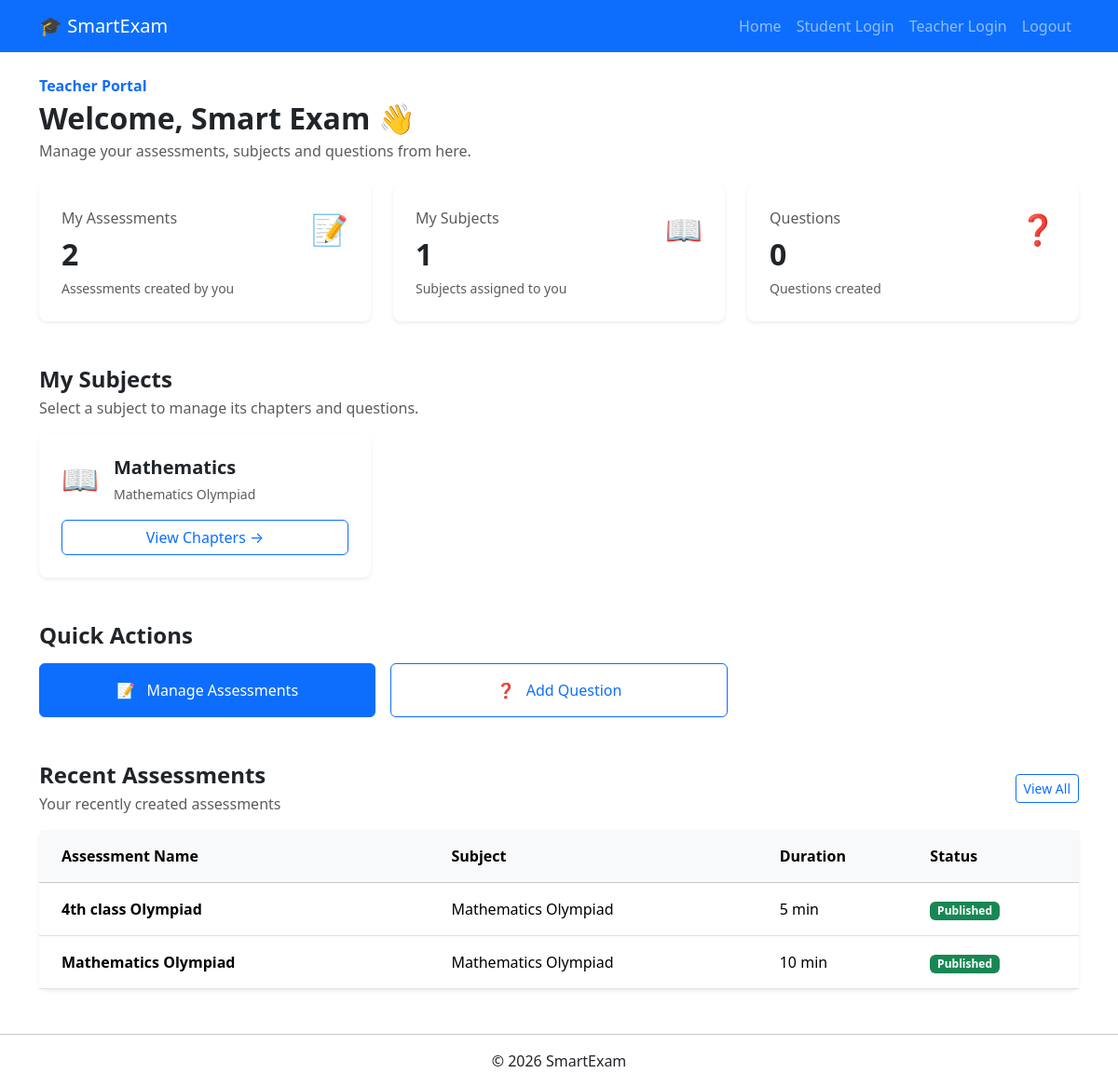
Page /teacher/ (signed in) on the committed database.
### accounts/models.py (models this page shows, shortened)
class User(AbstractUser):
    id = models.UUIDField(primary_key=True, default=uuid.uuid4, editable=False)
    username = None
    email = models.EmailField(
        unique=True,
        blank=True,
        null=True,
    )
    mobile_number = models.CharField(max_length=15, unique=True)
    mobile_verified = models.BooleanField(default=False)
    user_type = models.CharField(
        max_length=20,
        choices=UserType.choices,
        default=UserType.STUDENT,
    )
    institute = models.ForeignKey(
        "subjects.Institute",
        on_delete=models.PROTECT,
        related_name="users",
        blank=True,
        null=True,
    )
    created_at = models.DateTimeField(auto_now_add=True)
    updated_at = models.DateTimeField(auto_now=True)
    USERNAME_FIELD = "email"
    REQUIRED_FIELDS = ["first_name", "mobile_number"]
    objects = UserManager()

### subjects/models.py (models this page shows, shortened)
class TeacherAssignment(BaseModel):
    teacher = models.ForeignKey(
        settings.AUTH_USER_MODEL,
        on_delete=models.PROTECT,
        related_name="teacher_assignments",
    )
    subject = models.ForeignKey(
        Subject,
        on_delete=models.PROTECT,
        related_name="teacher_assignments",
        blank=True,
        null=True,
    )
    chapter = models.ForeignKey(
        Chapter,
        on_delete=models.PROTECT,
        related_name="teacher_assignments",
        blank=True,
        null=True,
    )
    class Meta:
        constraints = [
            models.CheckConstraint(
                condition=(
                    models.Q(subject__isnull=False)
                    & models.Q(chapter__isnull=True)
                )
                | (
                    models.Q(subject__isnull=True)
                    & models.Q(chapter__isnull=False)
                ),
                name="teacher_assignment_subject_or_chapter",
            ),
            models.UniqueConstraint(
                fields=["teacher", "subject"],
                condition=models.Q(subject__isnull=False),
                name="unique_teacher_subject_assignment",
            ),
            models.UniqueConstraint(
                fields=["teacher", "chapter"],
                condition=models.Q(chapter__isnull=False),
                name="unique_teacher_chapter_assignment",
            ),
        ]

class Subject(BaseModel):
    program = models.ForeignKey(
        Program,
        on_delete=models.PROTECT,
        related_name="subjects",
    )
    name = models.CharField(
        max_length=100,
    )
    description = models.TextField(
        blank=True,
    )
    class Meta:
        ordering = ["name"]
        constraints = [
            models.UniqueConstraint(
                fields=["program", "name"],
                name="unique_subject_per_program",
            )
        ]
        verbose_name = "Subject"
        verbose_name_plural = "Subjects"

class Program(BaseModel):
    class ProgramAccess(models.TextChoices):
        PUBLIC = "PUBLIC", "Public"
        INSTITUTE = "INSTITUTE", "Institute"
        PRIVATE = "PRIVATE", "Private"
    institute = models.ForeignKey(
        Institute,
        on_delete=models.PROTECT,
        related_name="programs",
        blank=True,
        null=True,
    )
    name = models.CharField(
        max_length=200,
    )
    description = models.TextField(
        blank=True,
    )
    access = models.CharField(
        max_length=20,
        choices=ProgramAccess.choices,
        default=ProgramAccess.INSTITUTE,
    )
    class Meta:
        ordering = ["name"]
        constraints = [
            models.UniqueConstraint(
                fields=["institute", "name"],
                name="unique_program_per_institute",
            )
        ]
        verbose_name = "Program"
        verbose_name_plural = "Programs"

### assessment/models.py (models this page shows, shortened)
class Assessment(BaseModel):
    program = models.ForeignKey(
        "subjects.Program",
        on_delete=models.PROTECT,
        related_name="assessments",
        null=True,
        blank=True,
    )
    name = models.CharField(
        max_length=100,
        db_index=True,
    )
    description = models.TextField(
        blank=True,
    )
    duration_minutes = models.PositiveIntegerField()
    status = models.CharField(
        max_length=20,
        choices=AssessmentStatus.choices,
        default=AssessmentStatus.DRAFT,
    )
    created_by = models.ForeignKey(
        settings.AUTH_USER_MODEL,
        on_delete=models.PROTECT,
        related_name="created_assessments",
    )
    class Meta:
        ordering = [
            "program",
            "name",
        ]
        constraints = [
            models.UniqueConstraint(
                fields=[
                    "created_by",
                    "program",
                    "name",
                ],
                name="unique_assessment_name_per_teacher_per_program",
            )
        ]

### accounts/views.py (the view)
def teacher_dashboard(request):
    if not request.user.is_authenticated:
        return redirect("teacher_login")
    if request.user.user_type != UserType.TEACHER:
        return redirect("admin:index")
    assignments = (
        request.user.teacher_assignments
        .filter(
            is_active=True,
            subject__is_active=True,
        )
        .select_related(
            "subject",
            "subject__program",
            "subject__program__institute",
        )
    )
    assessment_count = Assessment.objects.filter(
        created_by=request.user,
    ).count()
    recent_assessments = (
        Assessment.objects
        .filter(
            created_by=request.user,
        )
        .select_related(
            "program",
            "program__institute",
        )
        .order_by(
            "-created_at",
        )[:5]
    )
    return render(
        request,
        "accounts/teacher_dashboard.html",
        {
            "assignments": assignments,
            "assessment_count": assessment_count,
            "recent_assessments": recent_assessments,
        },
    )

### templates/accounts/teacher_dashboard.html (shortened to what this page needs)
{% extends "base.html" %}
{% block content %}
<div class="d-flex justify-content-between align-items-center mb-4">
    <div>
        <p class="text-primary fw-semibold mb-1">
            Teacher Portal
        </p>
        <h2 class="fw-bold mb-1">
            Welcome, {{ request.user.first_name }} 👋
        </h2>
        <p class="text-muted mb-0">
            Manage your assessments, subjects and questions from here.
        </p>
    </div>
</div>
<div class="row g-4 mb-5">
    <div class="col-md-4">
        <div class="card border-0 shadow-sm rounded-3 h-100">
            <div class="card-body p-4">
                <div class="d-flex justify-content-between align-items-start">
                    <div>
                        <p class="text-muted mb-2">
                            My Assessments
                        </p>
                        <h2 class="fw-bold mb-1">
                            {{ assessment_count }}
                        </h2>
                        <small class="text-muted">
                            Assessments created by you
                        </small>
                    </div>
                    <div class="fs-2">
                        📝
                    </div>
                </div>
            </div>
        </div>
    </div>
    <div class="col-md-4">
        <div class="card border-0 shadow-sm rounded-3 h-100">
            <div class="card-body p-4">
                <div class="d-flex justify-content-between align-items-start">
                    <div>
                        <p class="text-muted mb-2">
                            My Subjects
                        </p>
                        <h2 class="fw-bold mb-1">
                            {{ assignments|length }}
                        </h2>
                        <small class="text-muted">
                            Subjects assigned to you
                        </small>
                    </div>
                    <div class="fs-2">
                        📖
                    </div>
                </div>
            </div>
        </div>
    </div>
    <div class="col-md-4">
        <div class="card border-0 shadow-sm rounded-3 h-100">
            <div class="card-body p-4">
                <div class="d-flex justify-content-between align-items-start">
                    <div>
                        <p class="text-muted mb-2">
                            Questions
                        </p>
                        <h2 class="fw-bold mb-1">
                            0
                        </h2>
                        <small class="text-muted">
                            Questions created
                        </small>
                    </div>
                    <div class="fs-2">
                        ❓
                    </div>
                </div>
            </div>
        </div>
    </div>
</div>
<div class="mb-5">
    <div class="mb-3">
        <h4 class="fw-bold mb-1">
            My Subjects
        </h4>
        <p class="text-muted mb-0">
            Select a subject to manage its chapters and questions.
        </p>
    </div>
    <div class="row g-4">
        {% for assignment in assignments %}
            <div class="col-md-6 col-lg-4">
                <div class="card border-0 shadow-sm rounded-3 h-100">
                    <div class="card-body p-4">
                        <div class="d-flex align-items-start mb-3">
                            <div class="fs-2 me-3">
                                📖
                            </div>
                            <div>
                                <h5 class="fw-bold mb-1">
                                        {{ assignment.subject.name }}
                                </h5>
                                <small class="text-muted">
                                    {{ assignment.subject.program.name }}
                                </small>
                            </div>
                        </div>
                        <a
                            href="{% url 'teacher_subject_chapters' assignment.subject.id %}"
                            class="btn btn-outline-primary w-100"
                        >
                            View Chapters →
                        </a>
                    </div>
                </div>
            </div>
        {% endfor %}
    </div>
</div>
<div class="mb-5">
    <h4 class="fw-bold mb-3">
        Quick Actions
    </h4>
    <div class="row g-3">
        <div class="col-md-4">
                <a
                    href="{% url 'teacher_assessment_list' %}"
                    class="btn btn-primary w-100 py-3"
                >
                📝
                <span class="ms-2">
                    Manage Assessments
                </span>
            </a>
        </div>
        <div class="col-md-4">
            <a
                href="#"
                class="btn btn-outline-primary w-100 py-3"
            >
                ❓
                <span class="ms-2">
                    Add Question
                </span>
            </a>
        </div>
    </div>
</div>
<div>
    <div class="d-flex justify-content-between align-items-center mb-3">
        <div>
            <h4 class="fw-bold mb-1">
                Recent Assessments
            </h4>
            <p class="text-muted mb-0">
                Your recently created assessments
            </p>
        </div>
        <a
            href="{% url 'teacher_assessment_list' %}"
            class="btn btn-sm btn-outline-primary"
        >
            View All
        </a>
    </div>
    <div class="card border-0 shadow-sm rounded-3">
        <div class="card-body p-0">
            <div class="table-responsive">
                <table class="table table-hover align-middle mb-0">
                    <thead class="table-light">
                        <tr>
                            <th class="px-4 py-3">
                                Assessment Name
                            </th>
                            <th class="py-3">
                                Subject
                            </th>
                            <th class="py-3">
                                Duration
                            </th>
                            <th class="py-3">
                                Status
                            </th>
                        </tr>
                    </thead>
                    <tbody>
                        {% for assessment in recent_assessments %}
                            <tr>
                                <td class="px-4 py-3">
                                    <strong>
                                        {{ assessment.name }}
                                    </strong>
                                </td>
                                <td>
                                    {{ assessment.program.name }}
                                </td>
                                <td>
                                    {{ assessment.duration_minutes }}
                                    min
                                </td>
                                <td>
                                    {% if assessment.status == "PUBLISHED" %}
                                        <span class="badge bg-success">
                                            Published
                                        </span>
                                    {% else %}
                                        <span class="badge bg-secondary">
                                            Draft
                                        </span>
                                    {% endif %}
                                </td>
                            </tr>
                        {% endfor %}
                    </tbody>
                </table>
            </div>
        </div>
    </div>
</div>
{% endblock %}

### templates/base.html (shortened to what this page needs)
<!DOCTYPE html>
<html lang="en">
<head>
    <link href="https://cdn.jsdelivr.net/npm/bootstrap@5.3.7/dist/css/bootstrap.min.css"
          rel="stylesheet">
</head>
<body>
<nav class="navbar navbar-expand-lg navbar-dark bg-primary">
    <div class="container">
    <a class="navbar-brand" href="/">
        🎓 SmartExam
    </a>
    <div class="collapse navbar-collapse"
         id="navbarNav">
        <ul class="navbar-nav ms-auto">
            {% if request.user.is_authenticated %}
                {% if request.user.user_type == "INSTITUTE_ADMIN" %}
                    <li class="nav-item">
                        <a class="nav-link"
                           href="{% url 'institute_dashboard' %}">
                            Dashboard
                        </a>
                    </li>
                    <li class="nav-item">
                        <a class="nav-link"
                           href="{% url 'institute_program_list' %}">
                            Programs
                        </a>
                    </li>
                    <li class="nav-item">
                        <a class="nav-link"
                           href="{% url 'institute_teacher_list' %}">
                            Teachers
                        </a>
                    </li>
                    <li class="nav-item">
                        <a class="nav-link"
                           href="/institute/students/">
                            Students
                        </a>
                    </li>
                {% else %}
                    <li class="nav-item">
                        <a class="nav-link" href="/">
                            Home
                        </a>
                    </li>
                    <li class="nav-item">
                        <a class="nav-link"
                           href="{% url 'student_login' %}">
                            Student Login
                        </a>
                    </li>
                    <li class="nav-item">
                        <a class="nav-link"
                           href="{% url 'teacher_login' %}">
                            Teacher Login
                        </a>
                    </li>
                {% endif %}
                <li class="nav-item">
                    <a class="nav-link"
                       href="{% url 'student_logout' %}">
                        Logout
                    </a>
                </li>
            {% endif %}
        </ul>
    </div>
</div>
</nav>
<div class="container mt-4">
    {% block content %}
    {% endblock %}
</div>
<footer class="text-center mt-5 mb-3">
    <hr>
    © 2026 SmartExam
</footer>
</body>
</html>

### rows in the picture
User: user.first_name "Smart Exam"
TeacherAssignment: subject.name "Mathematics", subject.program.name "Mathematics Olympiad"
Assessment: name "4th class Olympiad", program.name "Mathematics Olympiad", duration_minutes "5", status "Published"
Assessment: name "Mathematics Olympiad", program.name "Mathematics Olympiad", duration_minutes "10", status "Published"

### other values in the picture
{{ assessment_count }} "2"
{{ assignments|length }} "1"
